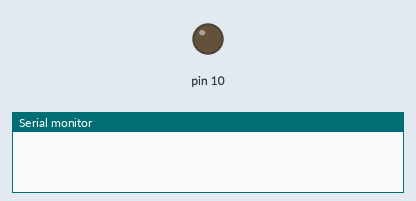
Simulated run of this sketch. Board: Arduino Uno, built with avr-gcc and run on an emulated ATmega328P. On the bench: output pins drawn as LEDs (lit = HIGH), the last lines printed to the serial monitor.

Above: at 0.1 s.
At 10.1 s:
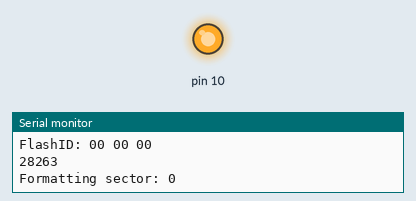
Timing chart, 0 to 11.6 s (numbered marks = the images above):
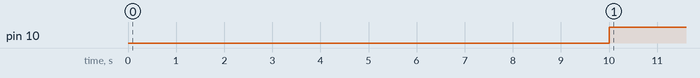

The sketch:

testMemory.ino
```cpp
#include <SST.h>
#include <SPI.h>
#include <avr/io.h>

SST sst = SST('F', 4); // A3 is F4


boolean wr;


#define ADDRESS_BEG   0x000000
#define ADDRESS_MAX   0x080000  // http://www.sst.com/dotAsset/40498.pdf&usd=2&usg=ALhdy294tEkn4s_aKwurdSetYTt_vmXQhw
#define SECTOR_SIZE       4096 // anyway the size of the sector is also hardcoded in the library !!!!

#define LINE_SIZE 64 // should be a divider of the SECTOR_SIZE


// ======================================================================================= //

void setup()
{
  // waiting 10s before starting the FORMATTING
  delay(10000);
  Serial.begin(9600);
  setupMemory(sst);
  delay(50);
  Serial.print("FlashID: ");
  sst.printFlashID(&Serial);

  Serial.println('Starting formatting');


  for (long i = 0; i < ADDRESS_MAX; i++) {
    if (i % SECTOR_SIZE == 0) { // should erase the sector
      Serial.print("Formatting sector: ");
      Serial.println(i / SECTOR_SIZE);
      sst.flashSectorErase(i / SECTOR_SIZE);
    }

    if (true) { // do we want to write and read the flash ?
      if (i % LINE_SIZE == 0) printLine(i);
      if (i % LINE_SIZE == 0) writeLine(i);
      if (i % LINE_SIZE == 0) printLine(i);
    }
  }
}

// ======================================================================================= //


void loop()
{

}


void printLine(long address) {

  Serial.print("Read Address: ");
  Serial.print(address);
  Serial.print(" : ");
  sst.flashReadInit(address);
  for (byte j = 0; j < LINE_SIZE; j++) {
    byte oneByte = sst.flashReadNextInt8();
    Serial.print(oneByte, HEX);
    Serial.print(" ");
    address++;
  }
  sst.flashReadFinish();
  Serial.println("");
}

void writeLine(long address) {
  Serial.print("Write Address: ");
  Serial.print(address);
  Serial.print(" : ");
  sst.flashWriteInit(address);
  for (byte j = 0; j < LINE_SIZE; j++) {
    sst.flashWriteNextInt8(j);
    Serial.print(j, HEX);
    Serial.print(" ");
    address++;
  }
  sst.flashReadFinish();
  Serial.println("");
}


void setupMemory(SST sst) {
  SPI.begin();

  sst.init();
}
```

Measured:
- by itself, pin 10: LOW → HIGH at 10.0 s
